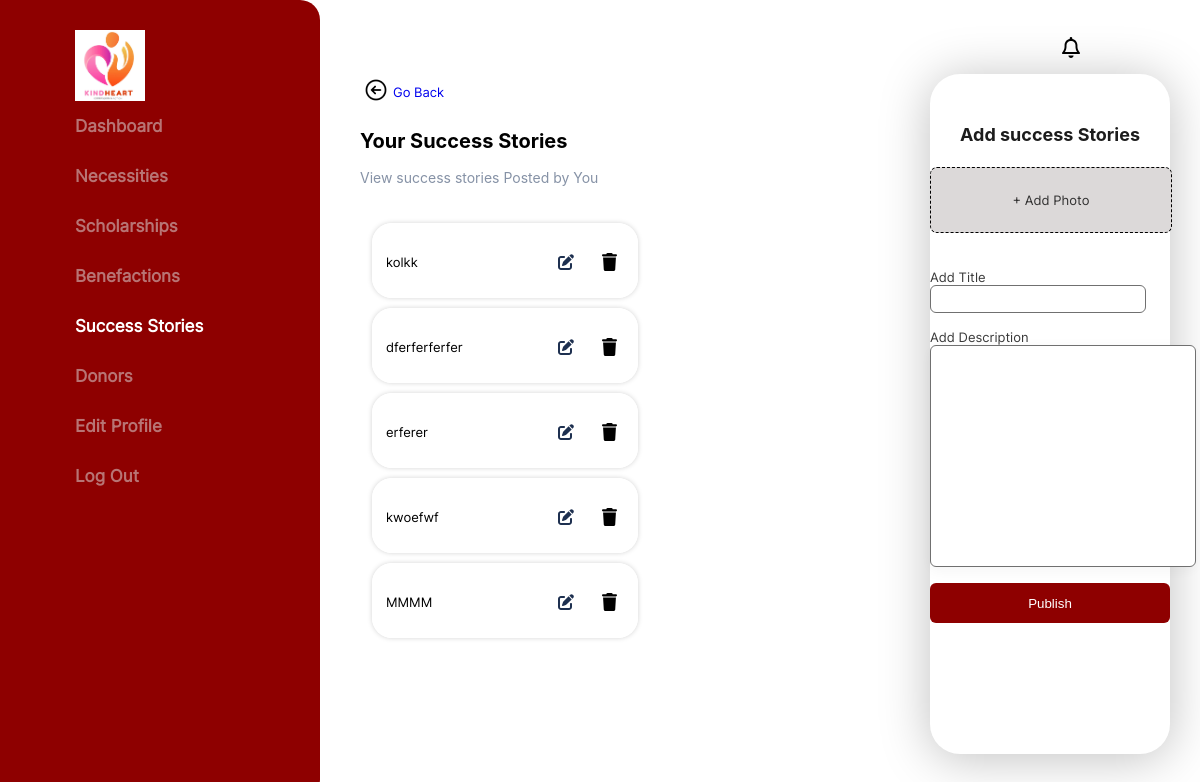
The app's page /successstory/viewSuccessStory (signed in) with its own data.
### tables this page shows
CREATE TABLE `successstory` (
  `storyID` int(11) NOT NULL,
  `image` text DEFAULT NULL,
  `title` varchar(255) DEFAULT NULL,
  `description` text DEFAULT NULL,
  `doneeID` int(11) DEFAULT NULL
);

### public/index.php (called while the page is built, shortened)
<?php
    $init = new Core;

### app/libraries/Database.php (called while the page is built, shortened)
<?php
    class Database{
        private $host = DB_HOST;
        private $user = DB_USER;
        private $password = DB_PASSWORD;
        private $dbname = DB_NAME;
        private $dbh;
        private $statement;
        public function __construct(){
            $dsn = 'mysql:host='.$this->host.';dbname='.$this->dbname;
            $option = array(
                PDO::ATTR_PERSISTENT => true,
                PDO::ATTR_ERRMODE => PDO::ERRMODE_EXCEPTION
            );
            try {
                $this->dbh = new PDO($dsn, $this->user, $this->password, $option);
            }
            catch(PDOException $e){
                $this->error = $e->getMessage();
                echo $this->error;
            }
        }
        public function query($sql){
            $this->statement = $this->dbh->prepare($sql);
        }
        public function bind($param, $value, $type = NULL){
            if (is_null($type)){
                switch(true){
                    case is_int($value):
                        $type = PDO::PARAM_INT;
                        break;
                }
            }
            $this->statement->bindValue($param, $value, $type);
        }
        public function execute(){
            try {
                return $this->statement->execute();
            } catch (PDOException $e) {
                $this->error = $e->getMessage();
                echo "Error executing query: " . $this->error;
                return false;
            }
        }
        public function resultSet(){
            $this->execute();
            return $this->statement->fetchAll(PDO::FETCH_OBJ);
        }
    }

### app/models/SuccessStoryModel.php (called while the page is built, shortened)
<?php
class SuccessStoryModel{
    private $db;
    public function __construct(){
        $this->db = new Database();
    }
    public function getUserSuccessStories($criteria = null) {
        $this->db->query('SELECT title,storyID FROM successstory WHERE doneeID = :doneeID');
        $this->db->bind(':doneeID', $_SESSION['user_id']);
        $result = $this->db->resultSet();
        return  array_reverse($result);
    }
}

### app/views/student/viewSuccessStory.php (the view, shortened to what this page needs)
<?php require APPROOT.'/views/inc/header.php'; ?>
<?php require APPROOT.'/views/inc/components/topnavbar.php'; ?>
<?php require APPROOT.'/views/inc/components/sidenavbar.php'; ?>
<main class="page-container">
    <section class="section" id="main">
        <div class="right-side-container">
            <div class="middle-container">
                    <a href="<?php echo URLROOT ?>/student/successstory">
                        <table>
                            <tr>
                                <td width="30%"><img class="back-arrow-img" src="<?php echo URLROOT ?>/img/back-arrow.png" alt=""></td>
                                <td width="70%">Go Back</td>
                            </tr>
                        </table>
                    </a>
                    <div class="middle-container-titles">
                        <h3>Your Success Stories</h3>
                        <p>View success stories Posted by You</p>
                    </div>
                    <div class="tile-list-new">
                        <div class="tiles-new">
                            <?php foreach($data['stories'] as $item){?>
                                    <div class="tile-new">
                                        <table>
                                            <tr id="myBtn">
                                                <td width="50%" class="tile-name"><?php echo $item->title;?></td>
                                                <td width="50%" class="option-new">
                                                    <form action="<?php echo URLROOT ?>/successstory/editStory" method="GET" class="edit-form-new " >
                                                        <button type="submit" class="edit" >
                                                            <img src="<?php echo URLROOT ?>/img/pen-to-square-solid.svg" alt="">
                                                        </button>
                                                    </form>
                                                    <form action="<?php echo URLROOT ?>/successstory/deleteStory" method="post" class="delete-form-new " onsubmit="return confirmDelete();">
                                                        <button type="submit" class="delete">
                                                            <img src="<?php echo URLROOT ?>/img/trash-solid.svg" style="transform:translateY(2px)" alt="">
                                                        </button>
                                                    </form>
                                                </td>
                                            </tr>
                                        </table>
                                    </div>
                            <?php }?>
                        </div>
                    </div>
                            </div>
            <div class="rightside-bar-type-one">
                <div class="right-side-bar">
                    <div class="rightside-bar-title">
                        <h3>Add success Stories</h3>
                    </div>
                    <form class="add-form" method="POST" enctype="multipart/form-data" action="<?php echo URLROOT ?>/successstory/addSuccessStory" onsubmit="return validateFileType()">
                    <div >
                    <label for ="image-browser" class="add-photo-box">
                            <p class='file_info'>+ Add Photo</p>
                    </label>
                    <br><br>
                    </div>
                    <div>
                        <label for="title">Add Title</label><br>
                        <input type="text" id="title" name="title" required><br><br>
                        <label for="storyDescription">Add Description</label><br>
                        <input type="textarea" id="storyDescription" name="storyDescription" required><br><br>
                        <input type="submit" value="Publish">
                    </div>
                    </form>
                </div>
            </div>
        </div>
    </section>
</main>
<?php require APPROOT.'/views/inc/footer.php'; ?>

### public/css/style.css (style rules this page uses)
body { margin: 0; font-family: Inter-Regular; font-size: small; text-align: left; overflow-y: scroll; overflow-x: hidden; }
a { text-decoration: none; }
.page-container { position: absolute; top: 0; left: 0; width: 100vw; margin-top: 50px; }
.page-container .section { margin: 1vh 2vw; }

### public/css/organization.css (style rules this page uses)
.right-side-container { position: fixed; width: 70%; height: 85vh; right: 0; margin-top: 2vh; }
.middle-container { position: fixed; width: 45%; height: 85vh; }
.rightside-bar-type-one { position: fixed; width: 25%; height: 85vh; right: 0; display: flex; justify-content: center; }
.middle-container-titles { position: fixed; width: 45%; height: 10vh; }
.middle-container-titles h3 { color: #000; font-family: 'Inter', sans-serif; font-size: 20px; font-style: normal; font-weight: 700; line-height: normal; margin-bottom: 2vh; }
.middle-container-titles p { color: #8692A6; font-family: 'Inter', sans-serif; font-size: 14px; font-style: normal; font-weight: 400; line-height: normal; margin-bottom: 2vh; }
.right-side-bar { position: fixed; width: 20%; height: 85vh; background-color: #F5F5F5; border: none; border-radius: 30px; box-shadow: 0px 4px 50px rgba(0, 0, 0, 0.25); display: flex; align-items: center; flex-direction: column; }
.rightside-bar-title { margin-top: 4vh; }
.rightside-bar-title h3 { color: #1C1C1C; font-family: 'Inter', sans-serif; font-size: 18px; font-style: normal; font-weight: 700; line-height: normal; }
.add-photo-box { position: relative; width: 100%; height: 10vh; margin-top: 3vh; display: flex; align-items: center; justify-content: center; }

### public/css/student.css (style rules this page uses)
.right-side-bar { position: fixed; width: 20%; height: 85vh; background-color: #ffffff; border: none; border-radius: 30px; box-shadow: 0px 4px 50px rgba(0, 0, 0, 0.25); display: flex; align-items: center; flex-direction: column; }
.rightside-bar-title { margin-top: 4vh; }
.rightside-bar-title h3 { color: #1C1C1C; font-family: 'Inter', sans-serif; font-size: 18px; font-style: normal; font-weight: 700; line-height: normal; }
.add-photo-box { width: 100%; height: 8vh; margin-top: 3vh; border-radius: 7px; border: 1px dashed #000; background: #DCD9D9; display: flex; align-items: center; justify-content: center; }
.add-form label { margin-bottom: 4px; margin-top: 4px; color: rgba(0, 0, 0, 0.777); }
.add-form input[type=text] { width: 85%; font-family: 'Inter', sans-serif; border: 1px solid #707070; border-radius: 6px; outline: none; padding: 5px; max-width: 90%; }
.add-form input[type=textarea] { width: 85%; height: 20vh; border-radius: 6px; font-family: 'Inter', sans-serif; border: 1px solid #707070; background: #ffffff; box-shadow: 0px 4px 14px 1px rgba(0, 0, 0, 0.04); padding: 30px; vertical-align: top; cursor: pointer; }
.add-form input[type=submit] { border-radius: 6px; border: none; background-color: #8e0000; color: white; font-weight: 500; cursor: pointer; width:100%; padding: 6px 6px 6px 6px; text-align: center; transition: 0.2s; height: 40px; }
.tile-list-new { margin-right: 300px; margin-top: 20px; }
.tile-list-new .tiles-new { overflow: scroll; height: 600px; width: 110%; margin-top: 100px; padding: 4px 12px; }
.tile-list-new .tiles-new .tile-new { width: 100%; height: 70px; border-radius: 20px; border: 1px solid white; transition: 0.2s; margin-top: 10px; padding-top: 3px; box-shadow: 0 0 5px 0.1px rgba(0, 0, 0, 0.171); transition: 0.2s; }
.tile-list-new .tiles-new .tile-new table { width: 100%; height: 100%; padding: 0 10px 0 10px; }
.tile-list-new .tiles-new .tile-new table tr { width: 100%; height: 100%; }
.tile-list-new .tiles-new .tile-new table tr .tile-name { margin-top: 5px; color: black; width: 100%; height: 100%; }
.tile-list-new .tiles-new .tile-new table tr .option-new { margin-left: 10px; display: flex; width: 85%; justify-content: right; padding-top: 20px; }
.tile-list-new .tiles-new .tile-new table tr .option-new .edit-form-new .edit { width: 30px; height: 25px; background-color: #8e000000; border: none; font-weight: 500; text-align: center; border: none; margin-top: 2px; border-radius: 5px; transition: 0.2s; }
.tile-list-new .tiles-new .tile-new table tr .option-new .delete-form-new .delete { width: 27px; height: 25px; background-color: #8e000000; border: none; font-weight: 500; text-align: center; border: none; border-radius: 5px; margin-left: 15px; transition: 0.2s; }

### records on screen
successstory: title "kolkk"
successstory: title "dferferferfer"
successstory: title "erferer"
successstory: title "kwoefwf"
successstory: title "MMMM"
